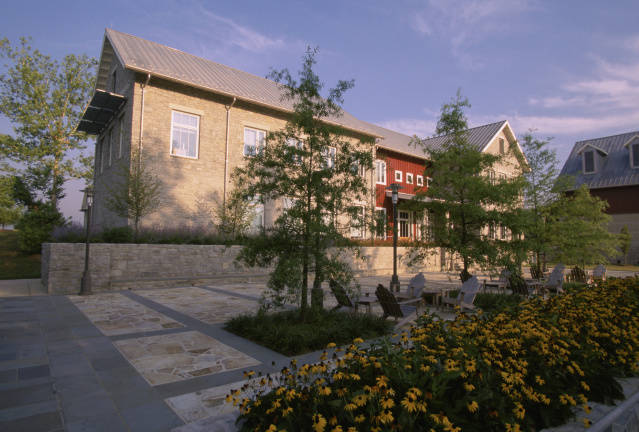
#> input picture pubs/building.jpg, 639 x 432 px, found by its file name
$ jupyter execute --allow-errors PSO_cv04_en.ipynb   (shell and % lines are left out)   (text cells are left out)
#> lines starting #> are read from the running program, lines starting #| are printed output that depends on the picture; pictures that were not available may be replaced by others from this repository, and a replacement may not be noted
[cell 1]
import cv2
import numpy as np
from matplotlib import pyplot as plt
from google.colab.patches import cv2_imshow


img = cv2.imread('building.jpg')
#> img is the input picture: shape (432, 639, 3); mean B, G, R 95.4, 95.3, 100.1
plt.imshow(img[:, :, ::-1])
plt.axis('off')
plt.show()

[cell 2]
img_g = cv2.cvtColor(img, cv2.COLOR_BGR2GRAY)
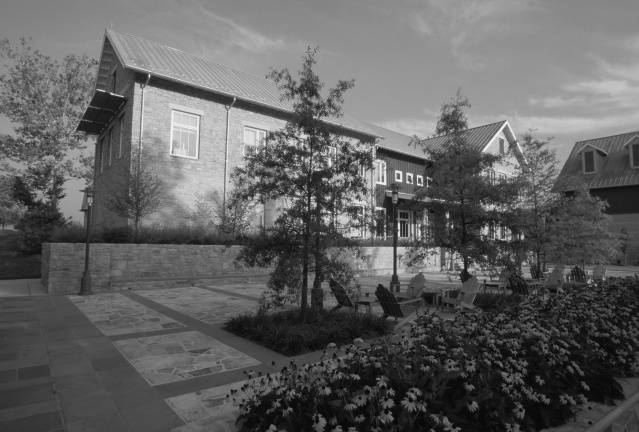
#> img_g: shape (432, 639); min 0, max 254, mean 96.8
plt.imshow(img_g, cmap='gray')
plt.title('Original Image')
plt.axis('off')
plt.show()


hist = cv2.calcHist([img_g],[0],None,[256],[0,256])
#> hist = 256 values, max 3762 at index 74, min 0 at index 253, mean 1078.3
plt.plot(hist)
plt.title('OpenCV Histogram')
plt.xlim([0, 255])
plt.show()
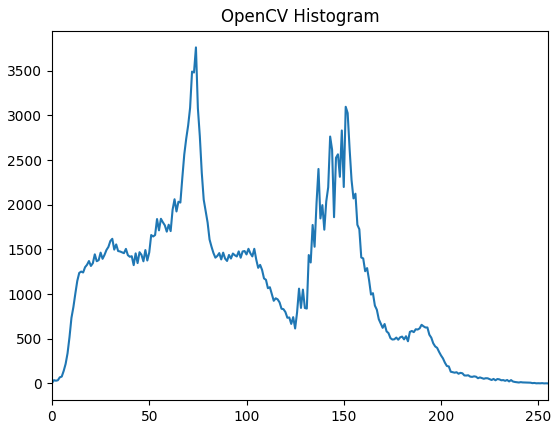
#> figure drawn by matplotlib, 1 panel; curve peaks at x = 74, y = 3762


hist,bins = np.histogram(img_g.ravel(),256,[0,256])
#> bins = 257 values from 0 to 256
plt.plot(hist)
plt.title('NumPy Histogram')
plt.xlim([0, 255])
plt.show()
#> figure, not shown here; curve peaks at x = 74, y = 3762


plt.hist(img_g.ravel(), 256,[0,256])
plt.title('Matplotlib')
plt.xlim([0, 256])
plt.show()
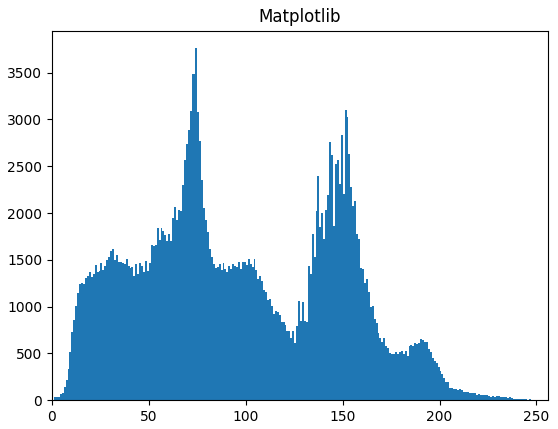
#> figure drawn by matplotlib, 1 panel; tallest bar 3762 high, from x = 74 to 75

[cell 3]
...

[cell 4]
...

[cell 5]
def linear_intensity_transform(img):
  ...

def gamma_transform(img, G):
  ...

[cell 6]
img_landscape = cv2.cvtColor(cv2.imread('landscape_dull.png'), cv2.COLOR_BGR2GRAY)
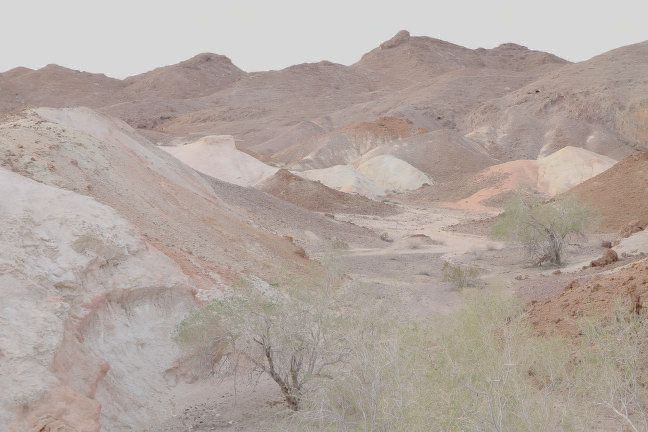
#> input picture PSO/images/landscape_dull.jpg, 648 x 432 px, given in place of landscape_dull.png, which was not available
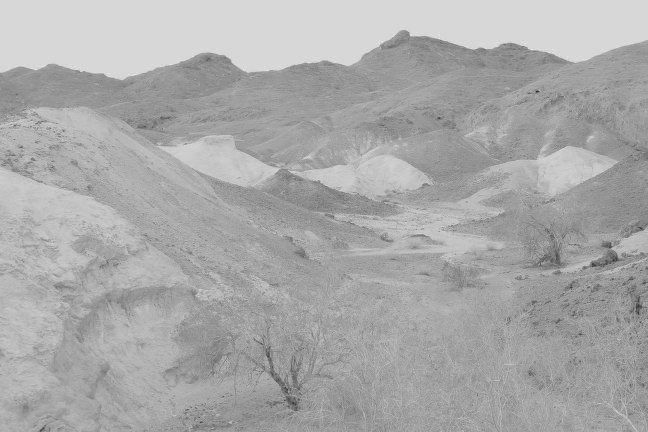
#> img_landscape: shape (432, 648); min 38, max 241, mean 169.1

plt.imshow(img_landscape, cmap='gray')
plt.axis('off')
plt.title('Original')
plt.show()


#> (the rest of this cell did not finish here and is left out)

[cell 7]
img_landscape = cv2.cvtColor(cv2.imread('landscape_dull.png'), cv2.COLOR_BGR2GRAY)
img_landscape_eq = cv2.equalizeHist(img_landscape)
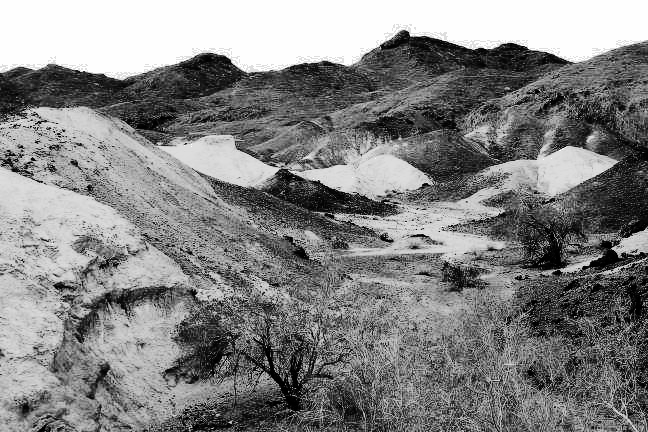
#> img_landscape_eq: shape (432, 648); min 0, max 255, mean 131.2

plt.imshow(img_landscape_eq, cmap='gray')
plt.title('Equalized')
plt.axis('off')
plt.show()
